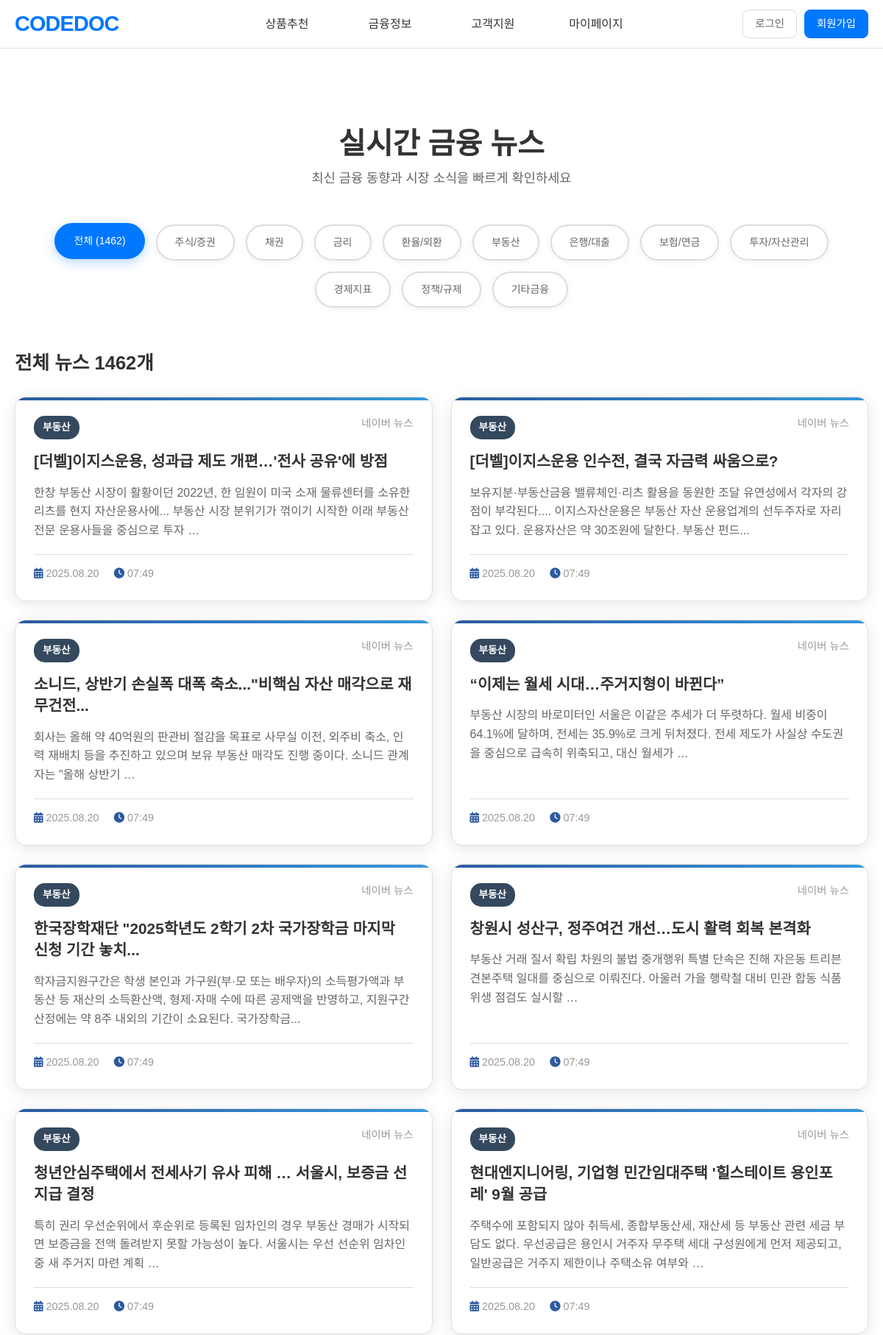
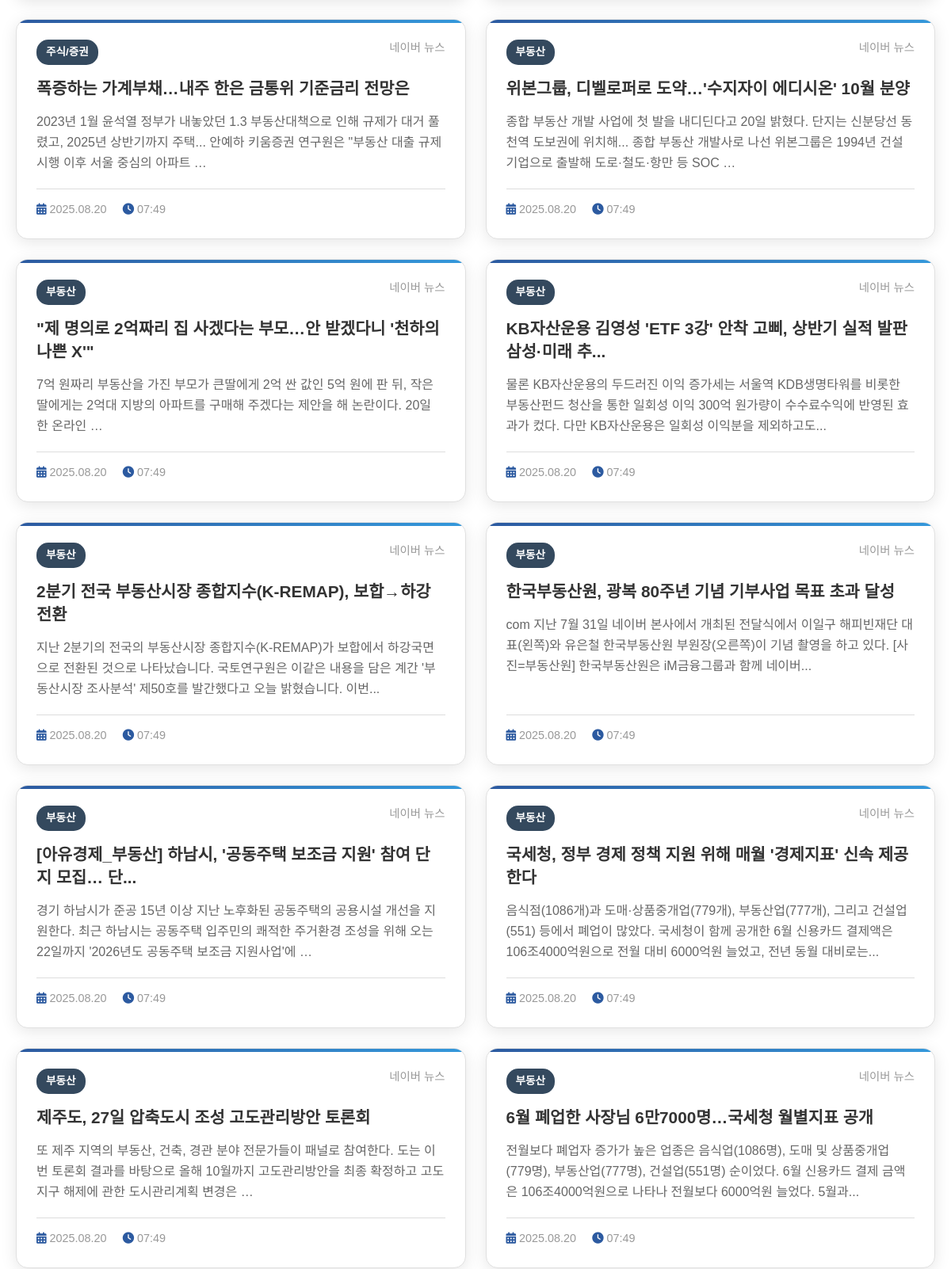
Screenshot of /news/?page=2 (upper part) with the database file from the repository (2 pictures, top to bottom).
### news/models.py (models this page shows, shortened)
class News(models.Model):
    CATEGORY_CHOICES = [
        ('주식/증권', '주식/증권'),
        ('채권', '채권'),
        ('금리', '금리'),
        ('환율/외환', '환율/외환'),
        ('부동산', '부동산'),
        ('은행/대출', '은행/대출'),
        ('보험/연금', '보험/연금'),
        ('투자/자산관리', '투자/자산관리'),
        ('경제지표', '경제지표'),
        ('정책/규제', '정책/규제'),
        ('기타금융', '기타금융'),
    ]
    title = models.CharField(max_length=500)
    description = models.TextField()
    link = models.URLField(max_length=1000)
    category = models.CharField(max_length=50, choices=CATEGORY_CHOICES, default='기타금융')
    source = models.CharField(max_length=100, default='네이버 뉴스')
    pub_date = models.CharField(max_length=20)  # 원본 날짜 형식 저장
    collected_time = models.DateTimeField(default=timezone.now)
    class Meta:
        ordering = ['-collected_time']
        unique_together = ['title', 'link']  # 중복 방지

### news/views.py (the view)
# urls.py: path('', views.news_list, name='news_list'),
def news_list(request):
    category = request.GET.get('category', '')
    news_queryset = News.objects.all()
    if category and category != 'all':
        news_queryset = news_queryset.filter(category=category)
    paginator = Paginator(news_queryset, 20)  # 페이지당 20개
    page_number = request.GET.get('page')
    page_obj = paginator.get_page(page_number)
    categories = News.CATEGORY_CHOICES
    context = {
        'page_obj': page_obj,
        'categories': categories,
        'current_category': category,
        'total_count': news_queryset.count()
    }
    return render(request, 'news/news_list.html', context)

### news/templates/news/news_list.html (shortened to what this page needs)
{% extends 'base.html' %}
{% load static %}
{% block extra_css %}
<link href="https://cdn.jsdelivr.net/npm/bootstrap@5.1.3/dist/css/bootstrap.min.css" rel="stylesheet">
<link rel="stylesheet" href="{% static 'news/css/news_list.css' %}">
<link href="https://cdnjs.cloudflare.com/ajax/libs/font-awesome/6.0.0/css/all.min.css" rel="stylesheet">
{% endblock %}
{% block content %}
<div class="container">
    <div class="page-header">
        <h1 class="page-title">
            실시간 금융 뉴스
        </h1>
        <p class="page-subtitle">최신 금융 동향과 시장 소식을 빠르게 확인하세요</p>
    </div>
    <div class="filter-tabs">
        <a href="?category=all" class="filter-btn {% if not current_category or current_category == 'all' %}active{% endif %}">
            전체 ({{ total_count }})
        </a>
        {% for category_code, category_name in categories %}
            <a href="?category={{ category_code }}" class="filter-btn {% if current_category == category_code %}active{% endif %}">
                {{ category_name }}
            </a>
        {% endfor %}
    </div>
    <div class="news-section">
        {% if current_category and current_category != 'all' %}
            {% for category_code, category_name in categories %}
                {% if category_code == current_category %}
                    <h2 class="section-title">{{ category_name }} 뉴스</h2>
                {% endif %}
            {% endfor %}
        {% else %}
            <h2 class="section-title">전체 뉴스 {{ total_count }}개</h2>
        {% endif %}
        <div class="news-grid">
            {% for news in page_obj %}
                <div class="news-card">
                    <div class="news-header">
                        <span class="category-badge">{{ news.category }}</span>
                        <span class="news-source">{{ news.source }}</span>
                    </div>
                    <h3 class="news-title">
                        <a href="{{ news.link }}" target="_blank">
                            {{ news.title }}
                        </a>
                    </h3>
                    <p class="news-description">{{ news.description|truncatewords:25 }}</p>
                    <div class="news-meta">
                        <span>
                            <i class="fas fa-calendar-alt"></i>
                            {{ news.pub_date }}
                        </span>
                        <span>
                            <i class="fas fa-clock"></i>
                            {{ news.collected_time|date:"H:i" }}
                        </span>
                    </div>
                </div>
            {% empty %}
                <div class="empty-state">
                    <i class="fas fa-newspaper"></i>
                    <h3>뉴스가 없습니다</h3>
                    <p>새로고침 버튼을 눌러 최신 뉴스를 가져와보세요.</p>
                </div>
            {% endfor %}
        </div>
    </div>
</div>
{% endblock %}

### codedocweb/static/css/ex.css (style rules this page uses)
:root { --primary-color: #0078FE; --primary-hover: #0056b3; --text-primary: #333; --text-secondary: #666; --text-muted: #999; --bg-primary: #fff; --bg-secondary: #f8f9fa; --bg-light: #e9ecef; --border-primary: #e0e0e0; --border-light: #ddd; --border-radius-small: 8px; --border-radius-normal: 15px; --border-radius-large: 25px; --container-width: 1200px; --nav-height: 65px; --box-shadow: 0 4px 20px rgba(0,0,0,0.1); }
* { margin: 0; padding: 0; box-sizing: border-box; }
html, body { font-family: 'NanumSquare', sans-serif; }

### home/static/css/style.css (style rules this page uses)
:root { --primary-color: #0078FE; --primary-hover: #0056b3; --text-primary: #333; --text-secondary: #666; --text-muted: #999; --bg-primary: #fff; --bg-secondary: #f8f9fa; --bg-light: #e9ecef; --border-primary: #e0e0e0; --border-light: #ddd; --border-radius-small: 8px; --border-radius-normal: 15px; --border-radius-large: 25px; --container-width: 1200px; --nav-height: 65px; --box-shadow: 0 4px 20px rgba(0,0,0,0.1); }
* { margin: 0; padding: 0; box-sizing: border-box; }
html, body { font-family: 'NanumSquare', sans-serif; }

### codedocweb/templates/base.html (style rules this page uses)
body { position: relative; }

### rows the page displays
News: category "부동산", source "네이버 뉴스", title "[더벨]이지스운용, 성과급 제도 개편…'전사 공유'에 방점", description "한창 부동산 시장이 활황이던 2022년, 한 임원이 미국 소재 물류센터를 소유한 리츠를 현지 자산운용사에... 부동산 시장 분위기가 꺾이기 시작한 이래 부동산 전문 운용사들을 중심으로 투자 …", pub_date "2025.08.20", collected_time "07:49"
News: category "부동산", source "네이버 뉴스", title "[더벨]이지스운용 인수전, 결국 자금력 싸움으로?", description "보유지분·부동산금융 밸류체인·리츠 활용을 동원한 조달 유연성에서 각자의 강점이 부각된다.... 이지스자산운용은 부동산 자산 운용업계의 선두주자로 자리 잡고 있다. 운용자산은 약 30조원에 달한다. 부동산 펀드...", pub_date "2025.08.20", collected_time "07:49"
News: category "부동산", source "네이버 뉴스", title "소니드, 상반기 손실폭 대폭 축소...\"비핵심 자산 매각으로 재무건전...", description "회사는 올해 약 40억원의 판관비 절감을 목표로 사무실 이전, 외주비 축소, 인력 재배치 등을 추진하고 있으며 보유 부동산 매각도 진행 중이다. 소니드 관계자는 \"올해 상반기 …", pub_date "2025.08.20", collected_time "07:49"
News: category "부동산", source "네이버 뉴스", title "“이제는 월세 시대…주거지형이 바뀐다”", description "부동산 시장의 바로미터인 서울은 이같은 추세가 더 뚜렷하다. 월세 비중이 64.1%에 달하며, 전세는 35.9%로 크게 뒤처졌다. 전세 제도가 사실상 수도권을 중심으로 급속히 위축되고, 대신 월세가 …", pub_date "2025.08.20", collected_time "07:49"
News: category "부동산", source "네이버 뉴스", title "한국장학재단 \"2025학년도 2학기 2차 국가장학금 마지막 신청 기간 놓치...", description "학자금지원구간은 학생 본인과 가구원(부·모 또는 배우자)의 소득평가액과 부동산 등 재산의 소득환산액, 형제·자매 수에 따른 공제액을 반영하고, 지원구간 산정에는 약 8주 내외의 기간이 소요된다. 국가장학금...", pub_date "2025.08.20", collected_time "07:49"
News: category "부동산", source "네이버 뉴스", title "창원시 성산구, 정주여건 개선…도시 활력 회복 본격화", description "부동산 거래 질서 확립 차원의 불법 중개행위 특별 단속은 진해 자은동 트리븐 견본주택 일대를 중심으로 이뤄진다. 아울러 가을 행락철 대비 민관 합동 식품위생 점검도 실시할 …", pub_date "2025.08.20", collected_time "07:49"
News: category "부동산", source "네이버 뉴스", title "청년안심주택에서 전세사기 유사 피해 … 서울시, 보증금 선지급 결정", description "특히 권리 우선순위에서 후순위로 등록된 임차인의 경우 부동산 경매가 시작되면 보증금을 전액 돌려받지 못할 가능성이 높다. 서울시는 우선 선순위 임차인 중 새 주거지 마련 계획 …", pub_date "2025.08.20", collected_time "07:49"
News: category "부동산", source "네이버 뉴스", title "현대엔지니어링, 기업형 민간임대주택 '힐스테이트 용인포레' 9월 공급", description "주택수에 포함되지 않아 취득세, 종합부동산세, 재산세 등 부동산 관련 세금 부담도 없다. 우선공급은 용인시 거주자 무주택 세대 구성원에게 먼저 제공되고, 일반공급은 거주지 제한이나 주택소유 여부와 …", pub_date "2025.08.20", collected_time "07:49"
News: category "주식/증권", source "네이버 뉴스", title "폭증하는 가계부채…내주 한은 금통위 기준금리 전망은", description "2023년 1월 윤석열 정부가 내놓았던 1.3 부동산대책으로 인해 규제가 대거 풀렸고, 2025년 상반기까지 주택... 안예하 키움증권 연구원은 \"부동산 대출 규제 시행 이후 서울 중심의 아파트 …", pub_date "2025.08.20", collected_time "07:49"
News: category "부동산", source "네이버 뉴스", title "위본그룹, 디벨로퍼로 도약…'수지자이 에디시온' 10월 분양", description "종합 부동산 개발 사업에 첫 발을 내디딘다고 20일 밝혔다. 단지는 신분당선 동천역 도보권에 위치해... 종합 부동산 개발사로 나선 위본그룹은 1994년 건설기업으로 출발해 도로·철도·항만 등 SOC …", pub_date "2025.08.20", collected_time "07:49"
News: category "부동산", source "네이버 뉴스", title "\"제 명의로 2억짜리 집 사겠다는 부모…안 받겠다니 '천하의 나쁜 X'\"", description "7억 원짜리 부동산을 가진 부모가 큰딸에게 2억 싼 값인 5억 원에 판 뒤, 작은딸에게는 2억대 지방의 아파트를 구매해 주겠다는 제안을 해 논란이다. 20일 한 온라인 …", pub_date "2025.08.20", collected_time "07:49"
News: category "부동산", source "네이버 뉴스", title "KB자산운용 김영성 'ETF 3강' 안착 고삐, 상반기 실적 발판 삼성·미래 추...", description "물론 KB자산운용의 두드러진 이익 증가세는 서울역 KDB생명타워를 비롯한 부동산펀드 청산을 통한 일회성 이익 300억 원가량이 수수료수익에 반영된 효과가 컸다. 다만 KB자산운용은 일회성 이익분을 제외하고도...", pub_date "2025.08.20", collected_time "07:49"
News: category "부동산", source "네이버 뉴스", title "2분기 전국 부동산시장 종합지수(K-REMAP), 보합→하강 전환", description "지난 2분기의 전국의 부동산시장 종합지수(K-REMAP)가 보합에서 하강국면으로 전환된 것으로 나타났습니다. 국토연구원은 이같은 내용을 담은 계간 '부동산시장 조사분석' 제50호를 발간했다고 오늘 밝혔습니다. 이번...", pub_date "2025.08.20", collected_time "07:49"
News: category "부동산", source "네이버 뉴스", title "한국부동산원, 광복 80주년 기념 기부사업 목표 초과 달성", description "com 지난 7월 31일 네이버 본사에서 개최된 전달식에서 이일구 해피빈재단 대표(왼쪽)와 유은철 한국부동산원 부원장(오른쪽)이 기념 촬영을 하고 있다. [사진=부동산원] 한국부동산원은 iM금융그룹과 함께 네이버...", pub_date "2025.08.20", collected_time "07:49"
News: category "부동산", source "네이버 뉴스", title "[아유경제_부동산] 하남시, '공동주택 보조금 지원' 참여 단지 모집… 단...", description "경기 하남시가 준공 15년 이상 지난 노후화된 공동주택의 공용시설 개선을 지원한다. 최근 하남시는 공동주택 입주민의 쾌적한 주거환경 조성을 위해 오는 22일까지 '2026년도 공동주택 보조금 지원사업'에 …", pub_date "2025.08.20", collected_time "07:49"
News: category "부동산", source "네이버 뉴스", title "국세청, 정부 경제 정책 지원 위해 매월 '경제지표' 신속 제공한다", description "음식점(1086개)과 도매·상품중개업(779개), 부동산업(777개), 그리고 건설업(551) 등에서 폐업이 많았다. 국세청이 함께 공개한 6월 신용카드 결제액은 106조4000억원으로 전월 대비 6000억원 늘었고, 전년 동월 대비로는...", pub_date "2025.08.20", collected_time "07:49"
News: category "부동산", source "네이버 뉴스", title "제주도, 27일 압축도시 조성 고도관리방안 토론회", description "또 제주 지역의 부동산, 건축, 경관 분야 전문가들이 패널로 참여한다. 도는 이번 토론회 결과를 바탕으로 올해 10월까지 고도관리방안을 최종 확정하고 고도지구 해제에 관한 도시관리계획 변경은 …", pub_date "2025.08.20", collected_time "07:49"
News: category "부동산", source "네이버 뉴스", title "6월 폐업한 사장님 6만7000명…국세청 월별지표 공개", description "전월보다 폐업자 증가가 높은 업종은 음식업(1086명), 도매 및 상품중개업(779명), 부동산업(777명), 건설업(551명) 순이었다. 6월 신용카드 결제 금액은 106조4000억원으로 나타나 전월보다 6000억원 늘었다. 5월과...", pub_date "2025.08.20", collected_time "07:49"

### other values shown
{{ total_count }} "1462"
{{ category_name }} "주식/증권" "채권" "금리" "환율/외환" "부동산" "은행/대출" "보험/연금" "투자/자산관리" "경제지표" "정책/규제" "기타금융"
